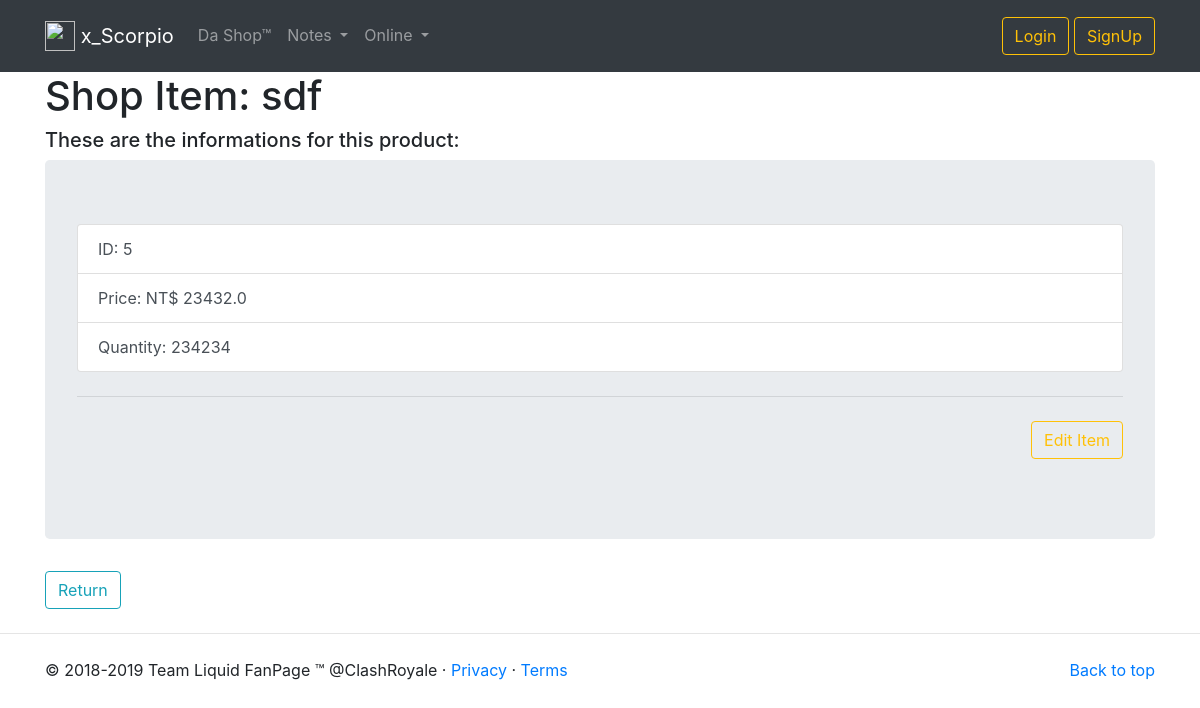
/shop/product/5, run on an earlier commit of the app's database.
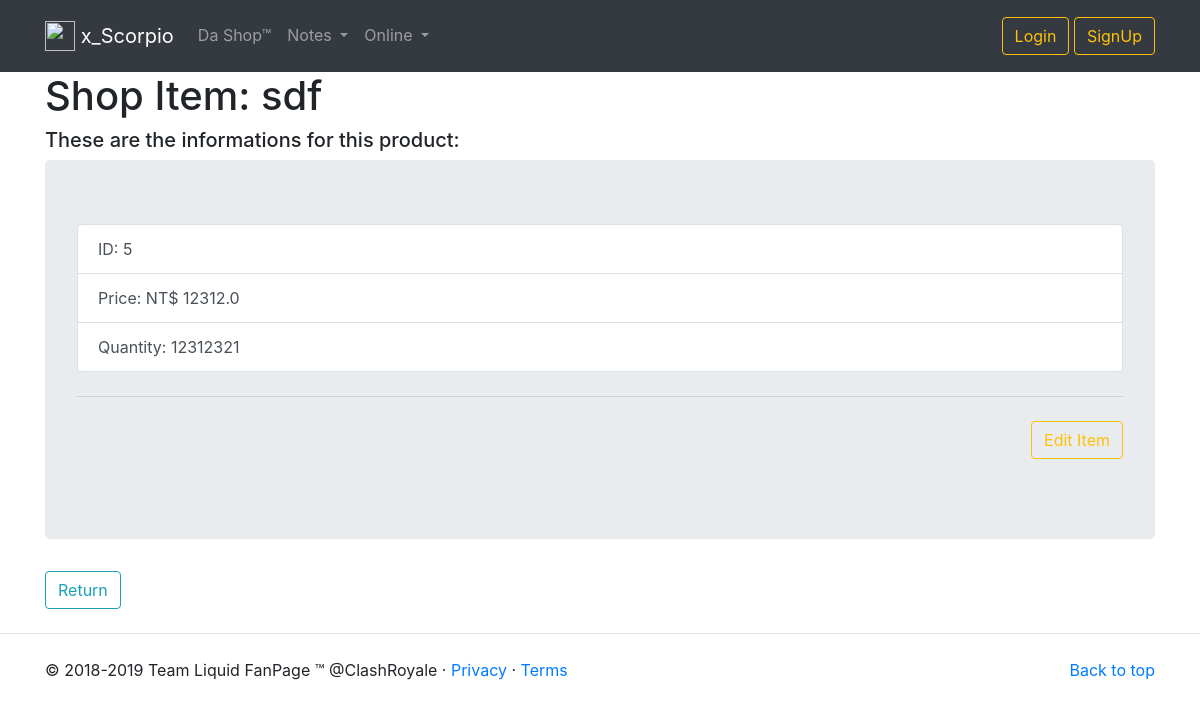
And on a later commit of the database.
### tables this page shows
CREATE TABLE products (
            id INTEGER PRIMARY KEY,
            name TEXT NOT NULL,
            price REAL NOT NULL,
            qty INTEGER NOT NULL
        );

### shop.py (the view)
@app.route("/shop/product/<id>")
def pro(id):
    uid = session.get('user_id')
    with pdms.connect_db() as conn:
        data = pdms.get_user(conn, uid)
        if uid:
            global idx, name
            idx = data[0]
            name = data[1]
        else:
            idx = '[]'
            name = '[]'
        p = pdms.get_product(conn, id)
        if not p:
            abort(404)
        return render_template("product.html", product=p, user=uid, id=idx, name=name, title="#LetsGoLiquid")

### pdms.py (called while the page is built)
def connect_db():
    return sqlite3.connect(DB_NAME)

def get_product(conn, id):
    c = conn.cursor()
    sql = """
        SELECT id, name, price, qty FROM products WHERE id = ?
    """
    c.execute(sql, (id,))
    return c.fetchone()

def get_user(conn, id):
    c = conn.cursor()
    sql = """
        SELECT id, name, email, password FROM users WHERE id = ?
    """
    c.execute(sql, (id,))
    return c.fetchone()

### templates/product.html
{% extends "base.html" %}
{% block body_block %}
<div class="container">
  <h1>Shop Item: {{product[1]}}</h1>
  <h5>These are the informations for this product:</h5>
  <div class="jumbotron">
    <ul class="list-group">
      <li class="list-group-item list-group-item-action">ID: {{product[0]}}</li>
      <li class="list-group-item list-group-item-action">Price: NT$ {{product[2]}}</li>
      <li class="list-group-item list-group-item-action">Quantity: {{product[3]}}</li>
    </ul>
    <hr class="my-4">
    <div align="right">
      <form action="/shop/product/{{product[0]}}/edit" method="post">
        <p><button type="submit" class="btn btn-outline-warning">Edit Item</button></p>
      </form>
    </div>
  </div>
  <form action="/shop">
    <p><button type="submit" class="btn btn-outline-info">Return</button></p>
  </form>
</div>
{% endblock %}

### templates/base.html (shortened to what this page needs)
<!DOCTYPE html>
<html lang="en" dir="ltr">
  <head>
    <link rel="stylesheet" href="/css/bootstrap.css">
    <link rel="stylesheet" href="/css/navbar.css">
  </head>
  <body>
    <header>
      {% block nav %}
        <nav class="navbar navbar fixed-top navbar-expand-md navbar-dark bg-dark">
          <div class="container">
            <a class="navbar-brand" href="/"><img src="https://pbs.twimg.com/profile_images/1044331817631772672/GNTfjTIa_400x400.jpg" width="30" height="30" class="d-inline-block align-top" alt="">
              x_Scorpio
            </a>
            <div class="collapse navbar-collapse" id="navbarNav">
              <ul class="navbar-nav mr-auto">
                <li class="nav-item">
                    <a class="nav-link" href="/shop">Da Shop™</a>
                </li>
                <li class="nav-item dropdown">
                  <a class="nav-link dropdown-toggle" href="#" id="navbarDropdown" role="button" data-toggle="dropdown" aria-haspopup="true" aria-expanded="false">
                    Notes
                  </a>
                </li>
                <li class="nav-item dropdown">
                  <a class="nav-link dropdown-toggle" href="#" id="navbarDropdown" role="button" data-toggle="dropdown" aria-haspopup="true" aria-expanded="false">
                    Online
                  </a>
                </li>
              </ul>
              <form class="form-inline my-2 my-lg-0">
                {% if not user %}
                  <div class="button-toolbar">
                    <a href="/login" class="btn btn-outline-warning">Login</a>
                    <a href="/signup" class="btn btn-outline-warning">SignUp</a>
                  </div>
                {% else %}
                  <div class="button-toolbar">
                    <a href="/logout" class="btn btn-outline-primary">Logout</a>
                  </div>
                {% endif %}
              </form>
            </div>
          </div>
        </nav>
      {% endblock %}
    </header>
    {% block body_block %}
    {% endblock %}
    <footer class="footer">
      <hr class="my-4"/>
      <div class="container">
        <p class="float-right"><a href="#">Back to top</a></p>
        <p>&copy; 2018-2019 Team Liquid FanPage &trade; @ClashRoyale &middot; <a href="/privacy">Privacy</a> &middot; <a href="/terms">Terms</a></p>
      </div>
    </footer>
  </body>
</html>

### static/css/Navbar.css (style rules this page uses)
body { padding-top: 4.5rem; }
.navbar { background:#222222; min-height: 72px; }
.nav-item::after { content:''; display:block; width:0px; height:1.5px; background:#00aefe; transition: 0.2s; }
.nav-link { padding:15px 5px; transition:0.2s; }

What changed in the data, as far as the page shows it:
changed products "sdf": price "23432.0" → "12312.0"; qty "234234" → "12312321"
